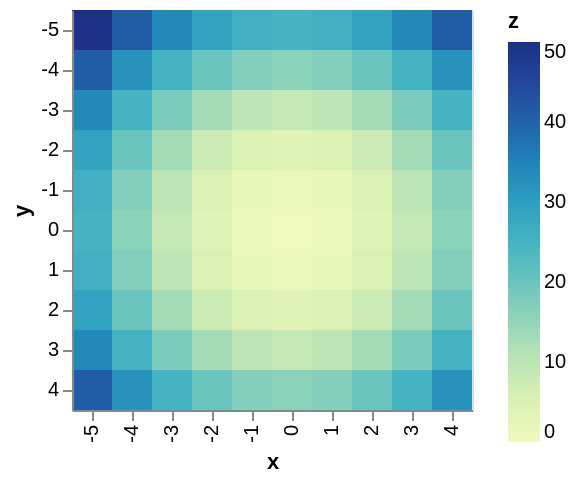

The notebook cell saved with this chart:
### Code cell
import altair as alt
import numpy as np
import pandas as pd

# Compute x^2 + y^2 across a 2D grid
x, y = np.meshgrid(range(-5, 5), range(-5, 5))
z = x ** 2 + y ** 2

# Convert this grid to columnar data expected by Altair
source = pd.DataFrame({'x': x.ravel(),
                     'y': y.ravel(),
                     'z': z.ravel()})

alt.Chart(source).mark_rect().encode(
    x='x:O',
    y='y:O',
    color='z:Q'
)
# No channel encoding options are specified in this chart
# so the code is the same as for the method-based syntax.

### Figure 1 — Vega-Lite specification as saved in the notebook (floating-point values rounded to 4 significant figures)
{"config": {"view": {"continuousWidth": 300, "continuousHeight": 300}}, "data": {"name": "data-0c732f568d8b97bbab33754bfe87aba8"}, "mark": {"type": "rect"}, "encoding": {"color": {"field": "z", "type": "quantitative"}, "x": {"field": "x", "type": "ordinal"}, "y": {"field": "y", "type": "ordinal"}}, "$schema": "https://vega.github.io/schema/vega-lite/v5.20.1.json", "datasets": {"data-0c732f568d8b97bbab33754bfe87aba8": [{"x": -5, "y": -5, "z": 50}, {"x": -4, "y": -5, "z": 41}, {"x": -3, "y": -5, "z": 34}, {"x": -2, "y": -5, "z": 29}, {"x": -1, "y": -5, "z": 26}, {"x": 0, "y": -5, "z": 25}, {"x": 1, "y": -5, "z": 26}, {"x": 2, "y": -5, "z": 29}, {"x": 3, "y": -5, "z": 34}, {"x": 4, "y": -5, "z": 41}, {"x": -5, "y": -4, "z": 41}, {"x": -4, "y": -4, "z": 32}, {"x": -3, "y": -4, "z": 25}, {"x": -2, "y": -4, "z": 20}, {"x": -1, "y": -4, "z": 17}, {"x": 0, "y": -4, "z": 16}, {"x": 1, "y": -4, "z": 17}, {"x": 2, "y": -4, "z": 20}, {"x": 3, "y": -4, "z": 25}, {"x": 4, "y": -4, "z": 32}, {"x": -5, "y": -3, "z": 34}, {"x": -4, "y": -3, "z": 25}, {"x": -3, "y": -3, "z": 18}, {"x": -2, "y": -3, "z": 13}, {"x": -1, "y": -3, "z": 10}, {"x": 0, "y": -3, "z": 9}, {"x": 1, "y": -3, "z": 10}, {"x": 2, "y": -3, "z": 13}, {"x": 3, "y": -3, "z": 18}, {"x": 4, "y": -3, "z": 25}, {"x": -5, "y": -2, "z": 29}, {"x": -4, "y": -2, "z": 20}, {"x": -3, "y": -2, "z": 13}, {"x": -2, "y": -2, "z": 8}, {"x": -1, "y": -2, "z": 5}, {"x": 0, "y": -2, "z": 4}, {"x": 1, "y": -2, "z": 5}, {"x": 2, "y": -2, "z": 8}, {"x": 3, "y": -2, "z": 13}, {"x": 4, "y": -2, "z": 20}, {"x": -5, "y": -1, "z": 26}, {"x": -4, "y": -1, "z": 17}, {"x": -3, "y": -1, "z": 10}, {"x": -2, "y": -1, "z": 5}, {"x": -1, "y": -1, "z": 2}, {"x": 0, "y": -1, "z": 1}, {"x": 1, "y": -1, "z": 2}, {"x": 2, "y": -1, "z": 5}, {"x": 3, "y": -1, "z": 10}, {"x": 4, "y": -1, "z": 17}, {"x": -5, "y": 0, "z": 25}, {"x": -4, "y": 0, "z": 16}, {"x": -3, "y": 0, "z": 9}, {"x": -2, "y": 0, "z": 4}, {"x": -1, "y": 0, "z": 1}, {"x": 0, "y": 0, "z": 0}, {"x": 1, "y": 0, "z": 1}, {"x": 2, "y": 0, "z": 4}, {"x": 3, "y": 0, "z": 9}, {"x": 4, "y": 0, "z": 16}, {"x": -5, "y": 1, "z": 26}, {"x": -4, "y": 1, "z": 17}, {"x": -3, "y": 1, "z": 10}, {"x": -2, "y": 1, "z": 5}, {"x": -1, "y": 1, "z": 2}, {"x": 0, "y": 1, "z": 1}, {"x": 1, "y": 1, "z": 2}, {"x": 2, "y": 1, "z": 5}, {"x": 3, "y": 1, "z": 10}, {"x": 4, "y": 1, "z": 17}, {"x": -5, "y": 2, "z": 29}, {"x": -4, "y": 2, "z": 20}, {"x": -3, "y": 2, "z": 13}, {"x": -2, "y": 2, "z": 8}, {"x": -1, "y": 2, "z": 5}, {"x": 0, "y": 2, "z": 4}, {"x": 1, "y": 2, "z": 5}, {"x": 2, "y": 2, "z": 8}, {"x": 3, "y": 2, "z": 13}, {"x": 4, "y": 2, "z": 20}, {"x": -5, "y": 3, "z": 34}, {"x": -4, "y": 3, "z": 25}, {"x": -3, "y": 3, "z": 18}, {"x": -2, "y": 3, "z": 13}, {"x": -1, "y": 3, "z": 10}, {"x": 0, "y": 3, "z": 9}, {"x": 1, "y": 3, "z": 10}, {"x": 2, "y": 3, "z": 13}, {"x": 3, "y": 3, "z": 18}, {"x": 4, "y": 3, "z": 25}, {"x": -5, "y": 4, "z": 41}, {"x": -4, "y": 4, "z": 32}, {"x": -3, "y": 4, "z": 25}, {"x": -2, "y": 4, "z": 20}, {"x": -1, "y": 4, "z": 17}, {"x": 0, "y": 4, "z": 16}, {"x": 1, "y": 4, "z": 17}, {"x": 2, "y": 4, "z": 20}, {"x": 3, "y": 4, "z": 25}, {"x": 4, "y": 4, "z": 32}]}}
